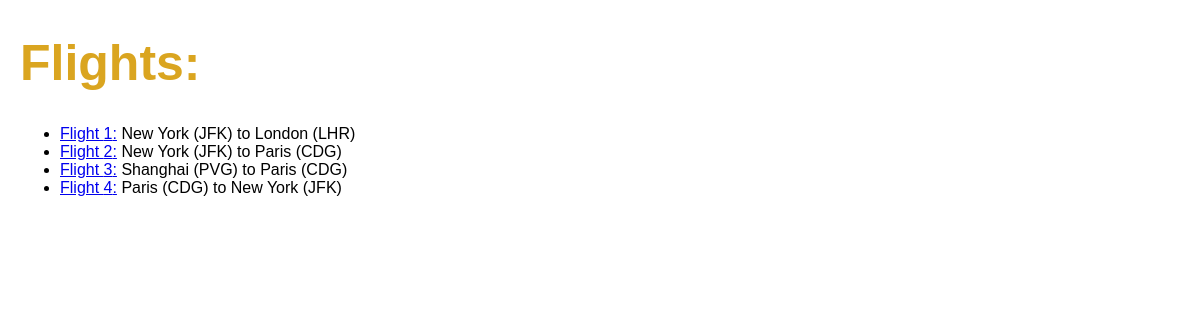
The app's page /flights/ with its own data.
### flights/models.py (models this page shows, shortened)
class Flight(models.Model):
    origin = models.ForeignKey(Airport, on_delete=models.CASCADE, related_name="departures")
    destination = models.ForeignKey(Airport, on_delete=models.CASCADE, related_name="arrivals")
    duration = models.IntegerField()

class Airport(models.Model):
    city = models.CharField(max_length=64)
    code = models.CharField(max_length=3)
    def __str__(self):
        return f"{self.city} ({self.code})"

### flights/views.py (the view)
# urls.py: path('', views.index, name='index'),
def index(request):
    return render(request, 'flights/index.html', {
        "flights": Flight.objects.all(),
    })

### flights/templates/flights/index.html (shortened to what this page needs)
{% extends 'flights/layout.html' %}
{% block body %}
<h1>Flights:</h1>
<ul>
    {% for flight in flights %}
    <li>
        <a href="{% url 'flight' flight.id %}">Flight {{flight.id}}:</a>
        {{flight.origin}} to {{flight.destination}}
    </li>
    {% empty %}
    There is currently no Flights available.
    {% endfor %}
</ul>
{% endblock %}

### flights/static/flights/style.css (style rules this page uses)
body { font-family: Arial, Helvetica, sans-serif; padding: auto; margin: 20px; }
h1 { color: goldenrod; font-size: 50px; }
li { text-decoration: none; }

### records on screen
Flight: id "1", origin "New York (JFK)", destination "London (LHR)"
Flight: id "2", origin "New York (JFK)", destination "Paris (CDG)"
Flight: id "3", origin "Shanghai (PVG)", destination "Paris (CDG)"
Flight: id "4", origin "Paris (CDG)", destination "New York (JFK)"
